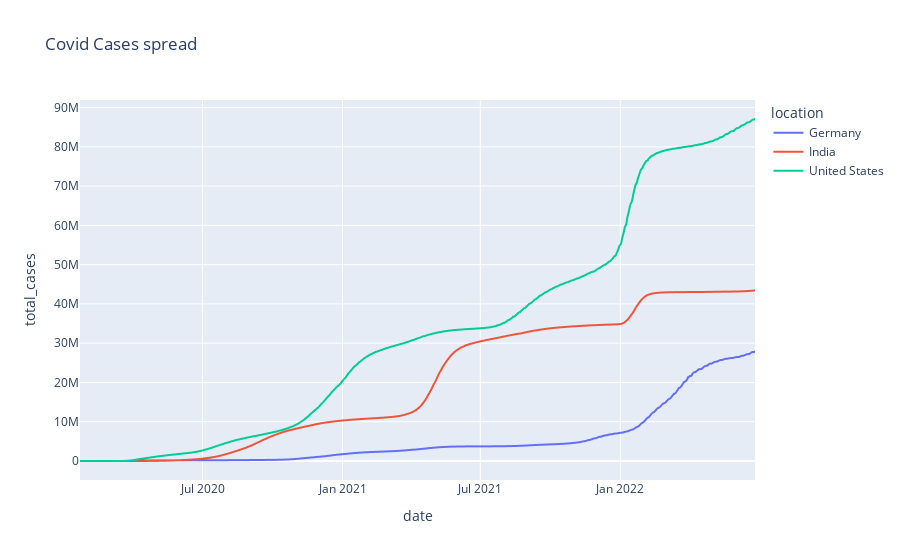

Notebook source saved alongside this figure:
### Code cell
#plotting the cases spread for 3 countries
fig=px.line(df_countries, x= "date", y= "total_cases",color='location', title= "Covid Cases spread")
fig.show()

### Figure 1 — Plotly figure (JSON) as saved in the notebook; plotly's stock layout.template omitted (floating-point values rounded to 4 significant figures; data arrays with more than 128 entries replaced by an {"elided": "..."} marker saying what was removed)
{"data": [{"hovertemplate": "location=Germany<br>date=%{x}<br>total_cases=%{y}<extra></extra>", "legendgroup": "Germany", "line": {"color": "#636efa", "dash": "solid"}, "marker": {"symbol": "circle"}, "mode": "lines", "name": "Germany", "showlegend": true, "type": "scattergl", "x": {"elided": "883 str values"}, "xaxis": "x", "y": {"elided": "883 int values"}, "yaxis": "y"}, {"hovertemplate": "location=India<br>date=%{x}<br>total_cases=%{y}<extra></extra>", "legendgroup": "India", "line": {"color": "#EF553B", "dash": "solid"}, "marker": {"symbol": "circle"}, "mode": "lines", "name": "India", "showlegend": true, "type": "scattergl", "x": {"elided": "880 str values"}, "xaxis": "x", "y": {"elided": "880 int values"}, "yaxis": "y"}, {"hovertemplate": "location=United States<br>date=%{x}<br>total_cases=%{y}<extra></extra>", "legendgroup": "United States", "line": {"color": "#00cc96", "dash": "solid"}, "marker": {"symbol": "circle"}, "mode": "lines", "name": "United States", "showlegend": true, "type": "scattergl", "x": {"elided": "888 str values"}, "xaxis": "x", "y": {"elided": "888 int values"}, "yaxis": "y"}], "layout": {"legend": {"title": {"text": "location"}, "tracegroupgap": 0}, "title": {"text": "Covid Cases spread"}, "xaxis": {"anchor": "y", "domain": [0, 1], "title": {"text": "date"}}, "yaxis": {"anchor": "x", "domain": [0, 1], "title": {"text": "total_cases"}}}}
